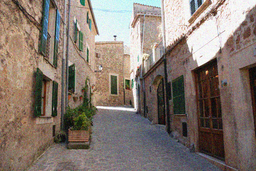
#> input picture FFDNET_IPOL/noisy.png, 256 x 171 px, shrunk from 774 x 518 before the run; the run also reads 1 picture not shown here
$ jupyter execute --allow-errors NLF_3D.ipynb   (older library calls are emulated)
#> lines starting #> are read from the running program, lines starting #| are printed output that depends on the picture; long printed decimals are rounded
[cell 1]
import numpy as np
import matplotlib.pyplot as plt
import pywt
import re
import cv2

[cell 2]
img = plt.imread('FFDNET_IPOL/noisy.png')
#> img is the input picture: shape (171, 256, 3) float32; mean R, G, B 0.521, 0.471, 0.438
plt.imshow(img)
plt.show()

[cell 3]
norm_image = cv2.normalize(img, None, alpha = 0, beta = 255, norm_type = cv2.NORM_MINMAX, dtype = cv2.CV_32F)
norm_image = norm_image.astype(np.uint8)
plt.imshow(norm_image)
plt.show()

[cell 4]
N1, N2 = 10, 32

def dividing_into_patches(img):
    """Divides an input image into patches of size N1xN1"""
    n, p = img.shape[0], img.shape[1]
#> n = 171; p = 256
    patches = []
    n_10, p_10 = n//10, p//10
#> n_10 = 17; p_10 = 25
    for i in range(n_10+1):
        for j in range(p_10+1):
            if i < n_10 and j < p_10:
                patches.append(img[i*N1:i*N1+10, j*N1:j*N1+10, :])
            elif i == n_10 and j < p_10:
                patches.append(img[n-10:n, j*N1:j*N1+10, :])
            elif i < n_10 and j == p_10:
                patches.append(img[i*N1:i*N1+10, p-10:p, :])
            elif i == n_10 and j == p_10:
                patches.append(img[n-10:n, p-10:p, :])
#> after the loop, patches = 468 items
    return np.array(patches)

def similarity_matrix(patches):
    """Computes the similarity matrix between the patches
    Returns a matrix of size N1xN1"""
    size = patches.shape[0]
#> size = 468
    similarity = np.zeros((size,size))
    sim = 0

    # similarity computed with the Frobenius norm
    # leave the 0 similarity with itself to make sure every patch will be in S
    for i in range(size):
        for j in range(size):
            sim = np.linalg.norm(patches[i] - patches[j])
            similarity[i][j] = sim
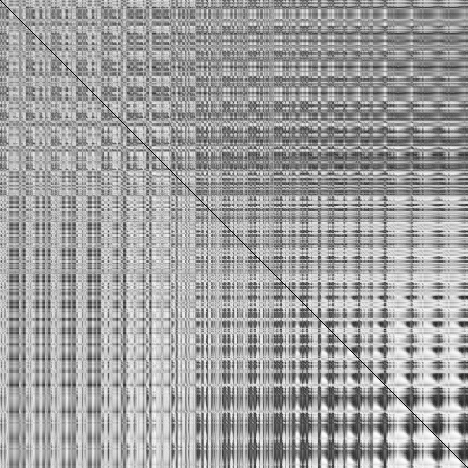
#> similarity: shape (468, 468) float64; min 0, max 4000, mean 2520.8; drawn with min black and max white
    return similarity

def building_the_look_up_table(similarity):
    """Builds a dictionnary by taking for each patch, the
    N2 most similar patches (including itself to make sure
    that all patches are in S"""
    S = {}
    n = similarity.shape[0]
#> n = 468
    for i in range(n):
        idx = np.argpartition(similarity[i], N2)
        S['patch ' + str(i)] = idx[:N2]
#> after the loop, S = 468 items
    return S

def block_matching(img):

    # Dividing image into patches
    patches = dividing_into_patches(img)

    # Computing similarity matrix
    similarity = similarity_matrix(patches)

    # Building look-up-table
    look_up_table = building_the_look_up_table(similarity)
#> look_up_table = 468 items

    return patches, look_up_table

[cell 5]
patches, look_up_table = block_matching(norm_image)
#> look_up_table = 468 items

[cell 6]
def Gamma(q, tau):
    """Shrinkage Operator"""
    return q**3/(q**2+tau**2)

[cell 7]
def building_gkj_array(patch_ind, look_up_table, patches, N1, N2):
    """For each S_j, we build a group gkj_tilde which is the 3D
    array of size N1xN1xN2 formed by stacking the blocks extracted
    from y_tilde_k"""
#> called with patch_ind = 1, patches = array of shape (468, 10, 10, 3), N1 = 10, N2 = 32
    gkj_tilde = np.zeros((N1,N1,N2,3))
    idx = look_up_table['patch ' + str(patch_ind)]
#> idx = 32 values, max 385 at index 5, min 1 at index 0, mean 222.6
    for i in range(len(idx)):
        gkj_tilde[:,:,i] = patches[idx[i]]
#> this loop made 32 passes
    return gkj_tilde

[cell 8]
gkj_tilde = building_gkj_array(1, look_up_table, patches, N1, N2)
print(gkj_tilde[0,0,:,0])
#| [143. 109. 102.  76.  56.  55.  91.  87.  81.  51.  56.  58.  26. 101.
#|   52.  37. 243.  78.  35.  34. 244. 240.  55. 234. 248. 249. 243.  48.
#|  235. 244.  33. 243.]

[cell 9]
def transform_haar_wavelet(gkj_tilde, tau):
    """Computes gkj_hat by applying the wavelet transform,
    the shrinkage operator and the inverse wavelet transform"""
#> called with gkj_tilde = array of shape (10, 10, 32, 3), tau = 7.5
    gkj_hat = np.zeros_like(gkj_tilde)
    coeffs = pywt.wavedec2(gkj_tilde, 'haar', axes=(0, 1), level=2)
#> coeffs = 3 items
    coeffs_rec = [coeffs[0]]
    for i in range(1, len(coeffs)):
        coeffs_rec.append((Gamma(coeffs[i][0],tau),Gamma(coeffs[i][0],tau),Gamma(coeffs[i][0],tau)))
#> this loop made 2 passes
#> after the loop, coeffs_rec = 3 items
    gkj_hat = pywt.waverec2(coeffs_rec, 'haar', axes=(0, 1))
    return gkj_hat

[cell 10]
tau = 7.5
gkj_hat = transform_haar_wavelet(gkj_tilde, tau)
print(gkj_hat[0,0,:,0])
#| [ 54.782  70.018  90.708  49.472  53.879
#|   75.220  67.308  32.876  84.688  35.589
#|   24.919  84.101  46.916  87.786  42.772
#|   47.716  243.268  85.852  39.682   9.737
#|  244.912 243.647  38.75       241.490 249.557
#|  244.649 251.576  42.573 249.018 236.868
#|   50.308 246.120]

[cell 11]
def transform_over_all_img(look_up_table,patches,tau, N1, N2):
    """Applies the haar wavelet to all the image patches"""
    n = patches.shape[0]
    transform = []
    for i in range(n):
        gkj_tilde = building_gkj_array(i, look_up_table, patches, N1, N2)
        gkj_hat = transform_haar_wavelet(gkj_tilde, tau)
        transform.append(gkj_hat)
    return np.array(transform)

[cell 12]
# [17 lines of commented-out code are left out]

def weight_j(patch_ind, look_up_table, patches, tau, N1, N2):
    """Computes the weight defined in the article for a given gkj_tilde"""
#> called with patch_ind = 1, patches = array of shape (468, 10, 10, 3), tau = 7.5, N1 = 10, N2 = 32
    gkj_tilde = building_gkj_array(patch_ind, look_up_table, patches, N1, N2)
#> the loop in building_gkj_array (call 2), `for i in range(len(idx)):` made 32 passes
    n, p = gkj_tilde.shape[0], gkj_tilde.shape[1]
#> n = 10; p = 10
    summing = 0
    for i in range(n):
        for j in range(p):
            coeffs = pywt.wavedec(gkj_tilde[i,j,:], 'haar', level=2)
            for i in range(len(coeffs)):
                summing = np.linalg.norm(coeffs[i])**2
    wkj = summing/(summing+tau**2)
    return wkj**(-2)

[cell 13]
wkj = weight_j(1, look_up_table, patches, tau, N1, N2)
#> wkj = 1.02
print(wkj)
#| 1.024

[cell 14]
def all_weights(look_up_table, patches, tau, N1, N2):
    """Computes all weights"""
#> called with patches = array of shape (468, 10, 10, 3), tau = 7.5, N1 = 10, N2 = 32
    n = patches.shape[0]
#> n = 468
    w = []
    for i in range(n):
        w.append(weight_j(i, look_up_table, patches, tau, N1, N2))
#> after the loop, w = 468 values, max 1.06 at index 427, min 1.01 at index 68, mean 1.02
    return w

[cell 15]
all_wkj = all_weights(look_up_table, patches, tau, N1, N2)
#> all_wkj has the same summary as w in all_weights

[cell 16]
print(all_wkj[1])
#| 1.024

[cell 17]
def inverse_look_up_table(patches, look_up_table):
    """Inverses the look-up table to have access for a given patch
    to all the patches this particular patch was similar to"""
    inv = {}
    n = patches.shape[0]
#> n = 468
    for i in range(n):
        for patch in look_up_table:
            if i in look_up_table[patch]:
                num = int(re.findall(r'\d+', patch)[0])
                if ('patch '+str(i)) in inv.keys():
                    inv['patch '+str(i)] += [(num,np.where(look_up_table[patch] == i)[0][0])]
                else:
                    inv['patch '+str(i)] = [(num,np.where(look_up_table[patch] == i)[0][0])]
#> after the loop, inv = 468 items
    return inv

[cell 18]
inv = inverse_look_up_table(patches, look_up_table)
#> inv = 468 items

[cell 19]
all_transforms = transform_over_all_img(look_up_table,patches,tau, N1, N2)
#| [122 107  77]

[cell 20]
def multiply(w, matrix):
    mul = np.zeros_like(matrix)
    n, p = matrix.shape[0], matrix.shape[1]
#> n = 10; p = 10
    for i in range(n):
        for j in range(p):
            mul[i,j] = np.array([w[0]*matrix[i,j,0], w[1]*matrix[i,j,1], w[2]*matrix[i,j,2]])
    return mul

[cell 21]
w = [217593.42287019352, 42300.108146808016, 48302.790926319605]
mat = patches[0]
print(mat[0,0])
print(multiply(w, mat)[0,0])
#| [221  31 146]

[cell 22]
X = np.array([[[1,1,1], [1,1,1], [1,1,1]], [[1,1,1], [1,1,1], [1,1,1]], [[1,1,1], [1,1,1], [1,1,5]]])
print(X.shape)
w = [1,2,3]
print(X/w)

[cell 23]
# [14 lines of commented-out code are left out]

def new_patches(look_up_table, inv, patches, tau, N1, N2, all_transforms, weights):
    """Computes the new patches using the found weights and gkj_hats"""
#> called with patches = array of shape (468, 10, 10, 3), tau = 7.5, N1 = 10, N2 = 32, all_transforms = array of shape (468, 10, 10, 32, 3)
    new_patches = []
    for patch in inv:
        summing = np.zeros((N1,N1, 3))
        normalization = 0
        for pat in inv[patch]:
            (ind_patch, position) = pat
            new_patch = all_transforms[ind_patch,:,:,position]
            summing += weights[ind_patch]*new_patch
            normalization += weights[ind_patch]
        new_patches.append(summing / normalization)
#> this loop made 468 passes
#> patch on passes 1 to 3: 'patch 0', 'patch 1', 'patch 2'
#> after the loop, new_patches = 468 items
    return np.array(new_patches)

[cell 24]
new_patch = new_patches(look_up_table, inv, patches, tau, N1, N2, all_transforms, all_wkj)

[cell 25]
print(new_patch.shape)
#| (468, 10, 10, 3)

[cell 26]
def image_estimate(new_patches, img, N1):
    """Computes the denoised image thanks to the new computed patches"""
#> called with new_patches = array of shape (468, 10, 10, 3), N1 = 10
    n, p = img.shape[0], img.shape[1]
#> n = 171; p = 256
    new_image = np.zeros((n, p, 3))
    n_10, p_10 = n//10, p//10
#> n_10 = 17
    cpt = 0
    for i in range(n_10+1):
        for j in range(p_10+1):
            if i < n_10 and j < p_10:
                new_image[i*N1:i*N1+N1, j*N1:j*N1+N1] = new_patches[cpt]
            elif i == n_10 and j < p_10:
                new_image[i*N1:n, j*N1:j*N1+N1] = new_patches[cpt][N1-(n-i*N1):,:]
            elif i < n_10 and j == p_10:
                new_image[i*N1:i*N1+N1, j*N1:p] = new_patches[cpt][:,N1-(p-j*N1):]
            elif i == n_10 and j == p_10:
                new_image[i*N1:n, j*N1:p] = new_patches[cpt][N1-(n-i*N1):,N1-(p-j*N1):]
            cpt += 1
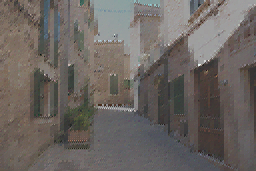
#> new_image: shape (171, 256, 3) float64; mean of channels 0, 1, 2 132.9, 120.2, 111.8; drawn with min black and max white
#> after the loop, cpt = 468
    return np.clip(new_image, 0, 255).astype(np.uint8)
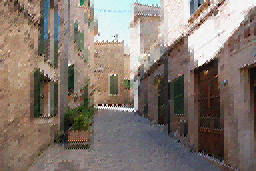
#> returned value: shape (171, 256, 3); mean of channels 0, 1, 2 132.2, 119.5, 111.1; drawn as R, G, B

[cell 27]
new_img = image_estimate(new_patch, norm_image, N1)

[cell 28]
print(new_img[0,0])
#| [114  90  75]
print(norm_image[0,0])
#| [122 107  77]
img_clean = plt.imread('FFDNET_IPOL/input.png')
img_clean = cv2.normalize(img_clean, None, alpha = 0, beta = 255, norm_type = cv2.NORM_MINMAX, dtype = cv2.CV_32F)
img_clean = img_clean.astype(np.uint8)
print(img_clean[0,0])
#| [123  94  75]

[cell 29]
plt.imshow(new_img)
plt.show()

[cell 30]
coeffs = pywt.wavedec2(norm_image, 'haar', axes=(0, 1), level=2)
#> coeffs = 3 items
coeffs_rec = [coeffs[0]]
for i in range(1, len(coeffs)):
    coeffs_rec.append((Gamma(coeffs[i][0],tau),Gamma(coeffs[i][0],tau),Gamma(coeffs[i][0],tau)))
#> after the loop, coeffs_rec = 3 items
new_image = np.clip(pywt.waverec2(coeffs_rec, 'haar', axes=(0, 1)), 0, 255).astype(np.uint8)
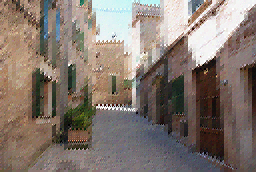
#> new_image: shape (172, 256, 3); mean of channels 0, 1, 2 132.1, 119.3, 111; drawn as R, G, B

plt.imshow(new_image)
plt.show()

[cell 31]
print(new_image[0:5,0:5])
#> (printed output is left out)

[cell 32]
print(img_clean[0:5,0:5])
#> (printed output is left out)

#> (a cell that did not finish here is left out)

[cell 34]
plt.imshow(abs(new_img-img))
plt.show()
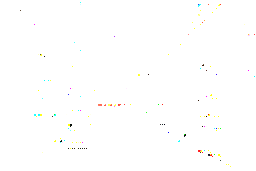
#> shown: shape (171, 256, 3) float32; mean R, G, B 0.998, 0.998, 0.997

[cell 35]
plt.imshow(abs(new_img-img_clean))
plt.show()
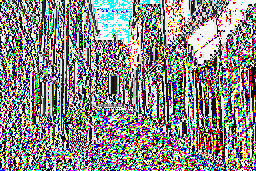
#> shown: shape (171, 256, 3); mean R, G, B 138.2, 137.3, 135
